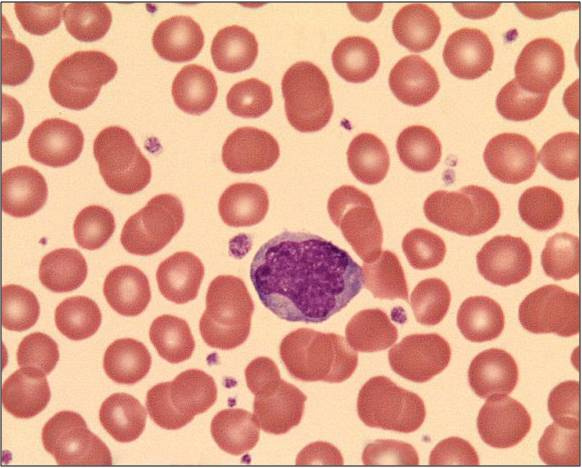
#> input picture darah.jpg, 582 x 468 px
$ python FH.py
#> lines starting #> are read from the running program, lines starting #| are printed output that depends on the picture; after the words box and inside, x2 and y2 are one past the last pixel; in counts of white or black regions, pixels touching at a corner belong together
import cv2;
import numpy as np;

# Read image
im_in = cv2.imread("darah.jpg", cv2.IMREAD_GRAYSCALE);
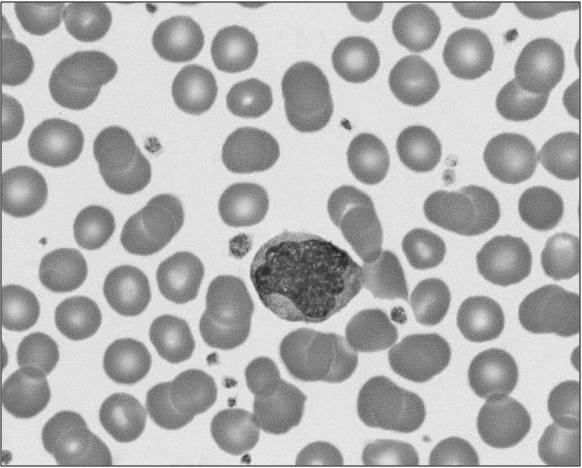
#> im_in: shape (468, 582); min 27, max 255, mean 178

# Threshold.
# Set values equal to or above 220 to 0.
# Set values below 220 to 255.

th, im_th = cv2.threshold(im_in, 220, 255, cv2.THRESH_BINARY_INV);
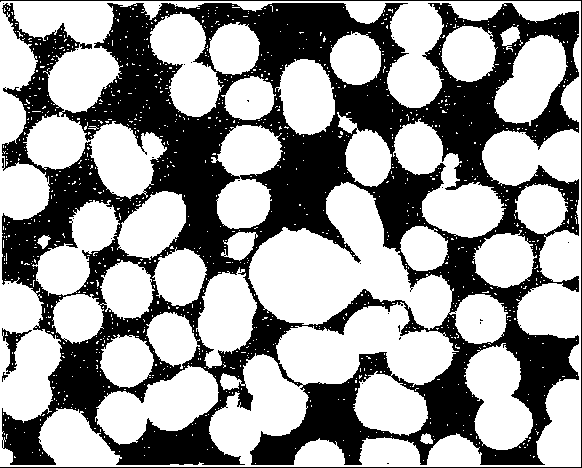
#> im_th: shape (468, 582); 60.6% white; 32 black regions (28 under 20 px), largest, box (x1, y1, x2, y2) and area: (2, 3, 579, 465) 105167, (0, 0, 582, 468) 1631, (2, 328, 32, 374) 393, (2, 372, 8, 382) 25

# Copy the thresholded image.
im_floodfill = im_th.copy()

# Mask used to flood filling.
# Notice the size needs to be 2 pixels than the image.
h, w = im_th.shape[:2]
#> h = 468; w = 582
mask = np.zeros((h+2, w+2), np.uint8)

# Floodfill from point (0, 0)
cv2.floodFill(im_floodfill, mask, (0,0), 255);
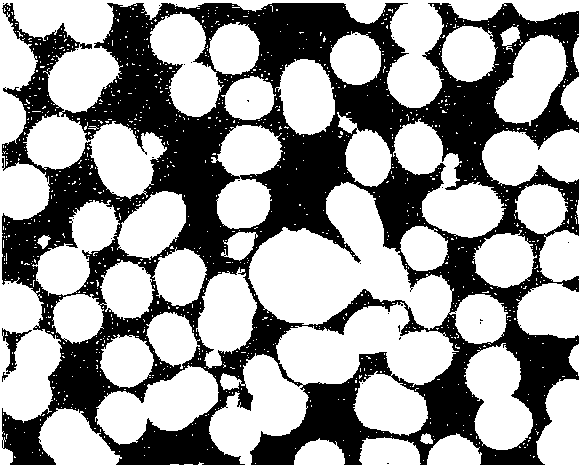
#> im_floodfill: shape (468, 582); 61.2% white; 31 black regions (28 under 20 px), largest, box (x1, y1, x2, y2) and area: (2, 3, 579, 465) 105167, (2, 328, 32, 374) 393, (2, 372, 8, 382) 25

# Invert floodfilled image
im_floodfill_inv = cv2.bitwise_not(im_floodfill)

# Combine the two images to get the foreground.
im_out = im_th | im_floodfill_inv
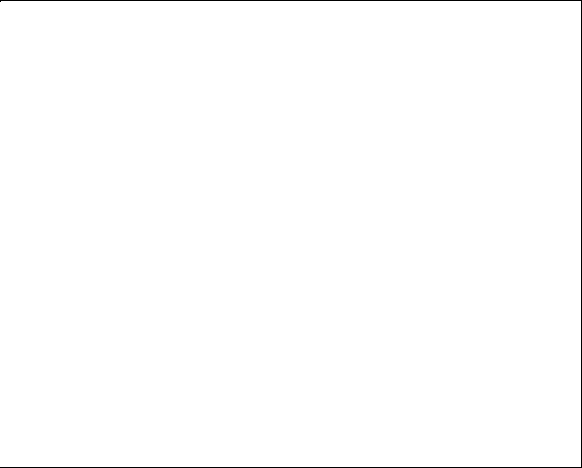
#> im_out: shape (468, 582); 99.4% white; black in thin lines or dots

# Display images.
cv2.imshow("Thresholded Image", im_th)
cv2.imshow("Floodfilled Image", im_floodfill)
cv2.imshow("Inverted Floodfilled Image", im_floodfill_inv)
cv2.imshow("Foreground", im_out)
cv2.waitKey(0)
